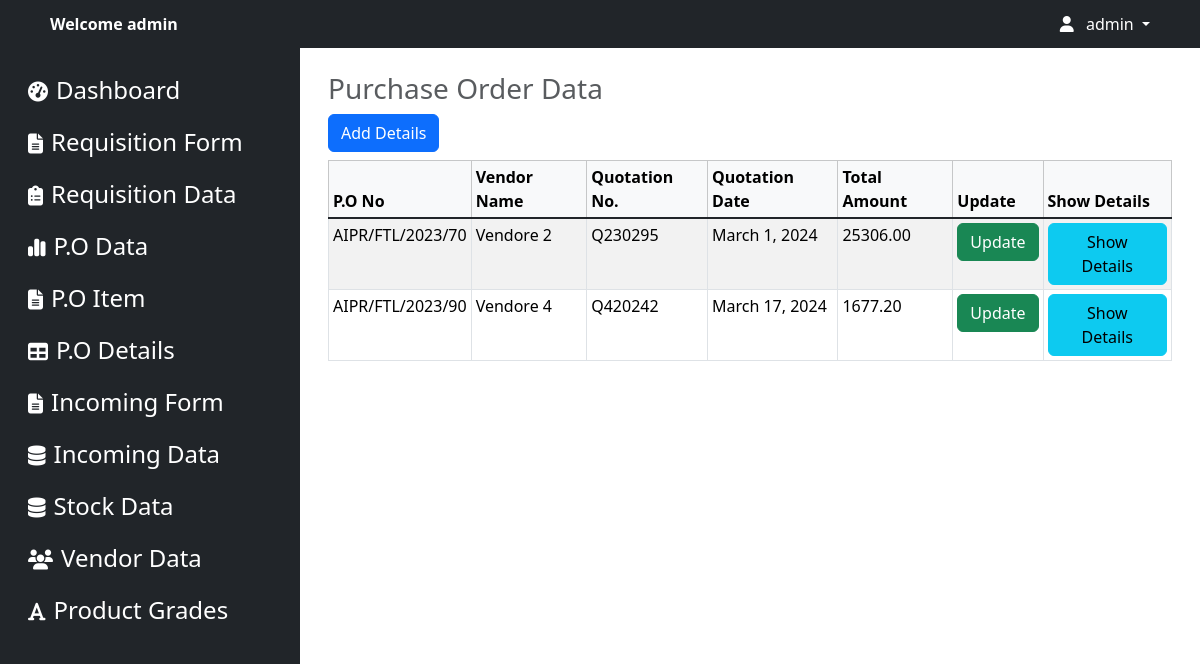
Page /po-details/ (signed in) on the committed database.
### apps/models.py (models this page shows, shortened)
class PurchaseOrder(models.Model):
    po_no = models.CharField(max_length=100)
    supplier_nameaddress = models.CharField(max_length=100)
    quotation_no = models.CharField(max_length=100)
    date_of_q = models.DateField()
    total_amount = models.DecimalField(max_digits=20, decimal_places=2)

### apps/views.py (the view)
# urls.py: path('po-details/', views.po_details, name='po_details'),
@login_required
@never_cache
def po_details(request):
    pos = PurchaseOrder.objects.all()
    vendors = Vendor.objects.all()
    return render(request, 'purchase/po_details.html', {'pos': pos, 'vendors': vendors})

### templates/purchase/po_details.html (shortened to what this page needs)
<!DOCTYPE html>
<html lang="en">
<head>
    {% load static %}
    <link href="https://cdn.jsdelivr.net/npm/bootstrap@5.3.2/dist/css/bootstrap.min.css" rel="stylesheet">
    <link href="https://cdnjs.cloudflare.com/ajax/libs/font-awesome/6.5.1/css/all.min.css" rel="stylesheet">
    <link rel="stylesheet" href="{% static 'css/index.css' %}">
    <link rel="stylesheet" href="{% static 'css/sidebar.css' %}">
    <link rel="stylesheet" href="https://cdn.datatables.net/2.0.1/css/dataTables.bootstrap5.css">
    <link rel="stylesheet" href="https://cdn.datatables.net/buttons/3.0.0/css/buttons.dataTables.css">
    <link rel="stylesheet" href="https://cdn.datatables.net/select/2.0.0/css/select.dataTables.css">
</head>
<body>
    {% include 'logined/navbar.html' %}
    <div class="container-fluid">
        {% include 'logined/sidebar.html' %}
        <div class="col overflow-x-auto">
            <div class="container-fluid p-3">
                <div class="table-responsive">
                    <table id="example" class="caption-top table table-bordered table-striped table-sm table-hover"
                        style="width:100%">
                        <caption>
                            <h3>Purchase Order Data</h3>
                            <a href="{% url 'po_add' %}" class="btn btn-primary">Add Details</a>
                        </caption>
                        <thead class="table-light">
                            <tr>
                                <th>P.O No</th>
                                <th>Vendor Name</th>
                                <th>Quotation No.</th>
                                <th>Quotation Date</th>
                                <th>Total Amount</th>
                                <th> Update</th>
                                <th> Show Details</th>
                            </tr>
                        </thead>
                        <tbody class="table-group-divider">
                            {% for item in pos %}
                            <tr>
                                <td>{{ item.po_no }}</td>
                                <td>{{ item.supplier_nameaddress }}</td>
                                <td>{{ item.quotation_no }}</td>
                                <td>{{ item.date_of_q }}</td>
                                <td>{{ item.total_amount }}</td>
                                <td><a href="{% url 'po_edit' quotation_no=item.quotation_no %}"
                                        class="btn btn-success">Update</a></td>
                                <td><a href="{% url 'show_detail' quotation_no=item.quotation_no %}"
                                        class="btn btn-info">Show Details</a></td>
                            </tr>
                            {% endfor %}
                        </tbody>
                    </table>
                </div>
            </div>
        </div>
    </div>
</body>
</html>

### templates/logined/navbar.html (shortened to what this page needs)
{% load static %}
<nav class="navbar navbar-expand-lg navbar-dark bg-dark navbar-custom p-1 ">
    <div class="container">
        <div class="collapse navbar-collapse" id="navbarNav">
            <ul class="navbar-nav">
                <li class="nav-item">
                    <a class="nav-link d-none d-lg-block text-white fw-semibold" href="#">Welcome {{ user.username }}</a>
                </li>
            </ul>
            <ul class="navbar-nav ms-auto">
                {% if user.is_authenticated %}
                <li class="nav-item dropdown">
                    <a class="nav-link dropdown-toggle text-white" href="#" id="navbarDropdown" role="button"
                        data-bs-toggle="dropdown" aria-expanded="false">
                        <i class="fas fa-user"></i> <span class="ms-2 d-none d-sm-inline">{{ user.username }}</span>
                    </a>
                </li>
                {% endif %}
            </ul>
        </div>
    </div>
</nav>

### static/css/index.css (style rules this page uses)
.navbar { --bs-navbar-padding-y: 0rem !important; }

### rows in the picture
PurchaseOrder: po_no "AIPR/FTL/2023/70", supplier_nameaddress "Vendore 2", quotation_no "Q230295", date_of_q "March 1, 2024", total_amount "25306.00"
PurchaseOrder: po_no "AIPR/FTL/2023/90", supplier_nameaddress "Vendore 4", quotation_no "Q420242", date_of_q "March 17, 2024", total_amount "1677.20"

### other values in the picture
{{ user.username }} "admin"
